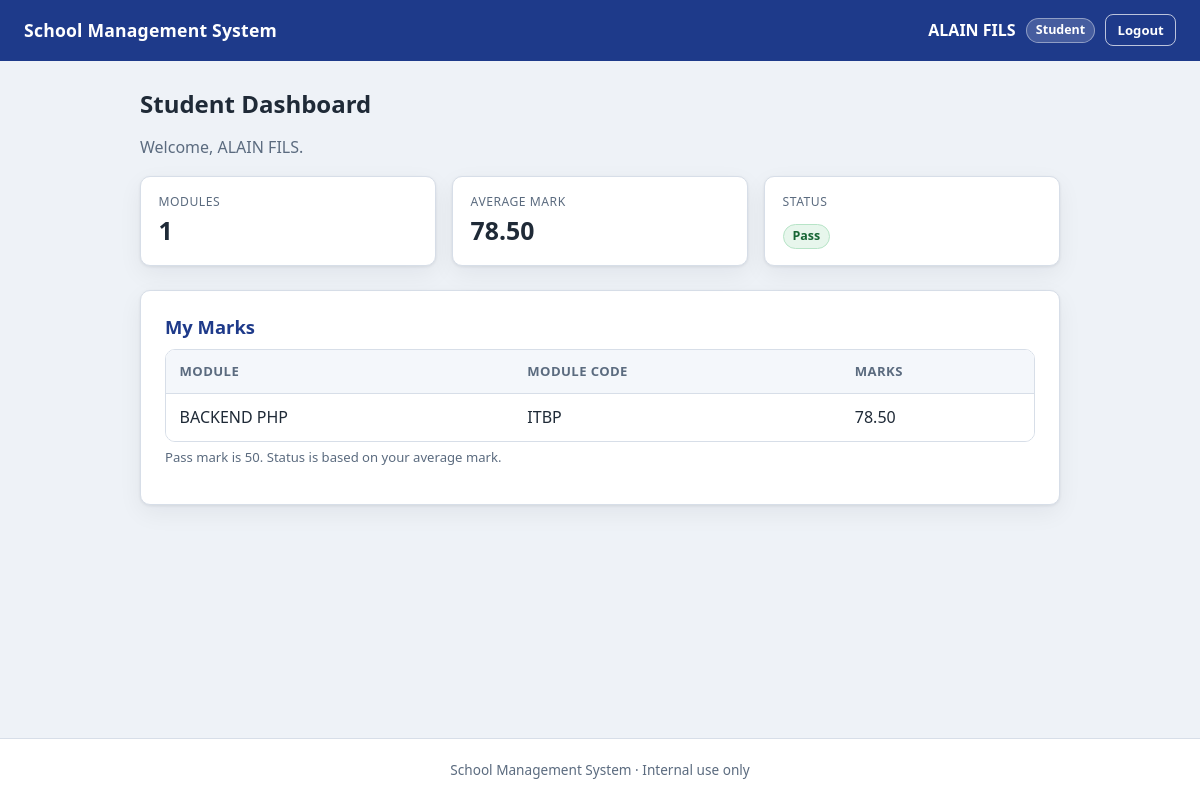
Screenshot of /student.php (signed in) with the database file from the repository.
### tables this page shows
CREATE TABLE `marks` (
  `id` int(11) NOT NULL AUTO_INCREMENT,
  `student_id` int(11) NOT NULL,
  `module_id` int(11) NOT NULL,
  `marks` decimal(5,2) NOT NULL,
  PRIMARY KEY (`id`),
  UNIQUE KEY `student_id` (`student_id`,`module_id`),
  KEY `module_id` (`module_id`),
  CONSTRAINT `marks_ibfk_1` FOREIGN KEY (`student_id`) REFERENCES `users` (`id`) ON DELETE CASCADE ON UPDATE CASCADE,
  CONSTRAINT `marks_ibfk_2` FOREIGN KEY (`module_id`) REFERENCES `modules` (`id`) ON DELETE CASCADE ON UPDATE CASCADE,
  CONSTRAINT `chk_marks_range` CHECK (`marks` >= 0 and `marks` <= 100)
);

CREATE TABLE `modules` (
  `id` int(11) NOT NULL AUTO_INCREMENT,
  `module_name` varchar(100) NOT NULL,
  `module_code` varchar(50) NOT NULL,
  PRIMARY KEY (`id`),
  UNIQUE KEY `module_code` (`module_code`)
);

### student.php (the view, shortened to what this page needs)
<?php
require __DIR__ . "/functions.php";
require __DIR__ . "/db.php";
$studentId = (int) $_SESSION["id"];
$stmt = $conn->prepare(
    "SELECT modules.module_name, modules.module_code, marks.marks
     FROM marks
     INNER JOIN modules ON marks.module_id = modules.id
     WHERE marks.student_id = ?
     ORDER BY modules.module_name"
);
$stmt->bind_param("i", $studentId);
$stmt->execute();
$result = $stmt->get_result();
$rows = [];
$total = 0.0;
while ($row = $result->fetch_assoc()) {
    $rows[] = $row;
    $total += (float) $row["marks"];
}
$moduleCount = count($rows);
$average = $moduleCount > 0 ? $total / $moduleCount : null;
$passThreshold = 50.0;
$status = "No marks";
$statusClass = "badge-neutral";
if ($average !== null) {
    if ($average >= $passThreshold) {
        $status = "Pass";
        $statusClass = "badge-pass";
    } else {
        $status = "Fail";
        $statusClass = "badge-fail";
    }
}
?>
<h2>Student Dashboard</h2>
<p class="muted">Welcome, <?= h($_SESSION["name"]) ?>.</p>
<?php if ($rows === []): ?>
    <section class="card">
        <h3>My Marks</h3>
        <p class="empty-state">No marks have been recorded for you yet.</p>
    </section>
<?php else: ?>
    <div class="summary-grid">
        <div class="stat">
            <div class="stat-label">Modules</div>
            <div class="stat-value"><?= h($moduleCount) ?></div>
        </div>
        <div class="stat">
            <div class="stat-label">Average Mark</div>
            <div class="stat-value"><?= h(number_format($average, 2)) ?></div>
        </div>
        <div class="stat">
            <div class="stat-label">Status</div>
            <div class="stat-value">
                <span class="badge <?= h($statusClass) ?>"><?= h($status) ?></span>
            </div>
        </div>
    </div>
    <section class="card">
        <h3>My Marks</h3>
        <div class="table-wrap">
            <table>
                <thead>
                    <tr>
                        <th scope="col">Module</th>
                        <th scope="col">Module Code</th>
                        <th scope="col">Marks</th>
                    </tr>
                </thead>
                <tbody>
                    <?php foreach ($rows as $row): ?>
                        <tr>
                            <td><?= h($row["module_name"]) ?></td>
                            <td><?= h($row["module_code"]) ?></td>
                            <td><?= h($row["marks"]) ?></td>
                        </tr>
                    <?php endforeach; ?>
                </tbody>
            </table>
        </div>
        <p class="hint">
            Pass mark is <?= h(number_format($passThreshold, 0)) ?>. Status is based on your average mark.
        </p>
    </section>
<?php endif; ?>

### assets/style.css (style rules this page uses)
:root { --bg: #eef2f7; --surface: #ffffff; --ink: #1f2a37; --muted: #5b6b7f; --line: #d7dee8; --primary: #1d4ed8; --primary-dark: #1e3a8a; --success-bg: #e7f6ec; --success-ink: #166534; --error-bg: #fdecec; --error-ink: #b42318; --info-bg: #e8f1fd; --info-ink: #1e40af; --radius: 10px; --shadow: 0 1px 3px rgba(16, 24, 40, 0.08), 0 8px 24px rgba(16, 24, 40, 0.06); }
* { box-sizing: border-box; }
html, body { margin: 0; padding: 0; }
body { min-height: 100vh; display: flex; flex-direction: column; font-family: "Segoe UI", system-ui, -apple-system, Roboto, Helvetica, Arial, sans-serif; font-size: 16px; line-height: 1.55; color: var(--ink); background: var(--bg); }
h1, h2, h3 { line-height: 1.25; margin: 0 0 0.6em; }
h2 { font-size: 1.5rem; }
h3 { font-size: 1.15rem; color: var(--primary-dark); }
.card { background: var(--surface); border: 1px solid var(--line); border-radius: var(--radius); box-shadow: var(--shadow); padding: 1.5rem; margin-bottom: 1.5rem; }
.badge { display: inline-block; padding: 0.15rem 0.55rem; border-radius: 999px; font-size: 0.78rem; font-weight: 600; line-height: 1.5; }
.hint { display: block; margin-top: 0.3rem; color: var(--muted); font-size: 0.82rem; }
.table-wrap { overflow-x: auto; border: 1px solid var(--line); border-radius: var(--radius); }
table { width: 100%; border-collapse: collapse; background: var(--surface); min-width: 480px; }
th, td { padding: 0.7rem 0.85rem; text-align: left; border-bottom: 1px solid var(--line); }
th { background: #f4f7fb; font-size: 0.82rem; text-transform: uppercase; letter-spacing: 0.4px; color: var(--muted); }
tbody tr:last-child td { border-bottom: none; }
.muted { color: var(--muted); }
.badge-pass { background: var(--success-bg); color: var(--success-ink); border: 1px solid #b7e4c7; }
.summary-grid { display: grid; grid-template-columns: repeat(auto-fit, minmax(160px, 1fr)); gap: 1rem; margin-bottom: 1.5rem; }
.stat { background: var(--surface); border: 1px solid var(--line); border-radius: var(--radius); box-shadow: var(--shadow); padding: 1rem 1.1rem; }
.stat-label { font-size: 0.76rem; text-transform: uppercase; letter-spacing: 0.5px; color: var(--muted); }
.stat-value { margin-top: 0.3rem; font-size: 1.55rem; font-weight: 700; line-height: 1.2; }

### rows the page displays
marks: marks "78.50", module.module_name "BACKEND PHP", module.module_code "ITBP"

### other values shown
$user["name"] "ALAIN FILS"
$user["role"] "Student"
$_SESSION["name"] "ALAIN FILS"
$moduleCount "1"
$status "Pass"
$passThreshold "50"
